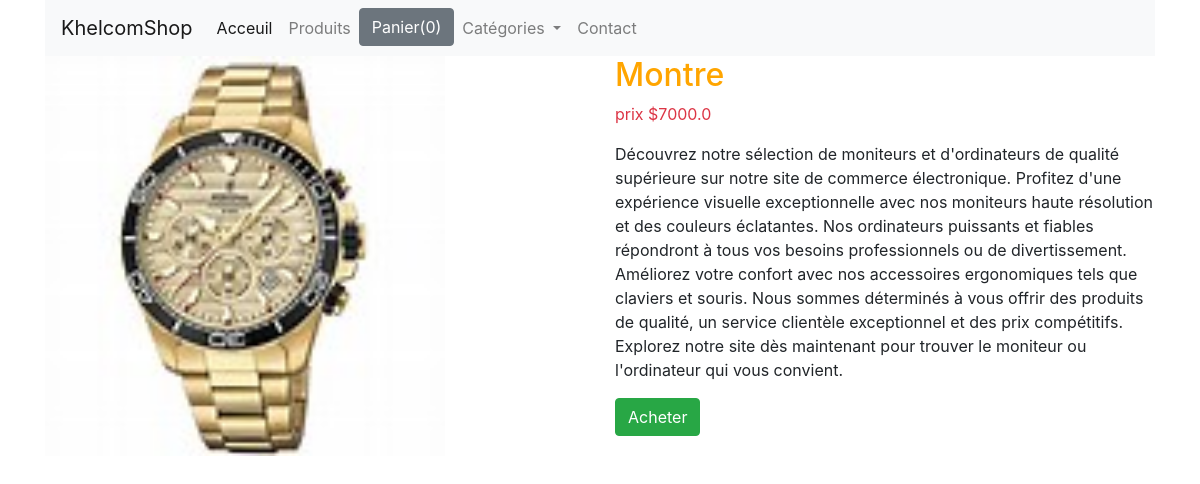
/7, run on the app's committed database.
### shop/models.py (models this page shows, shortened)
class Product(models.Model):
    title = models.CharField(max_length=200)
    price = models.FloatField()
    description = models.TextField()
    category = models.ForeignKey(Category,related_name='categorie' ,on_delete=models.CASCADE)
    image = models.ImageField(upload_to='product_images/')
    date_added = models.DateTimeField(auto_now_add=True)

### shop/views.py (the view)
# urls.py: path('<int:myid>', detail, name="detail"),
def detail(request, myid):
    product_object = Product.objects.get(id=myid)
    return render(request, 'shop/detail.html',{'product': product_object})

### shop/templates/shop/detail.html
{% extends "shop/base.html" %} {% block content %}
<div class="row">
    <div class="col-md-6">
        <div>
            <img src="{{ product.image.url }}" width="400px" height="400" alt="{{ product.title }}">
        </div>
    </div>
    <div class="col-md-6">
        <div class="text-warnig display-3">
            <h2 style="color: orange;" class="">{{ product.title }}</h2>
        </div>
        <div class="text-danger">
            <p> prix ${{ product.price }}</p>
        </div>
        <div>
            <p> {{ product.description }} </p>
        </div>
        <a href="#"></a><button class="btn btn-success">Acheter</button></a>
    </div>
</div>
{% endblock %}

### data on the page
Product: image (picture), title "Montre", price "7000.0", description "Découvrez notre sélection de moniteurs et d'ordinateurs de qualité supérieure sur notre site de commerce électronique. Profitez d'une expérience visuelle exceptionnelle avec nos moniteurs haute résolution et des couleurs éclatantes. Nos ordinateurs puissants et fiables répondront à tous vos besoins professionnels ou de divertissement. Améliorez votre confort avec nos accessoires ergonomiques tels que claviers et souris. Nous sommes déterminés à vous offrir des produits de qualité, un service clientèle exceptionnel et des prix compétitifs. Explorez notre site dès maintenant pour trouver le moniteur ou l'ordinateur qui vous convient."
